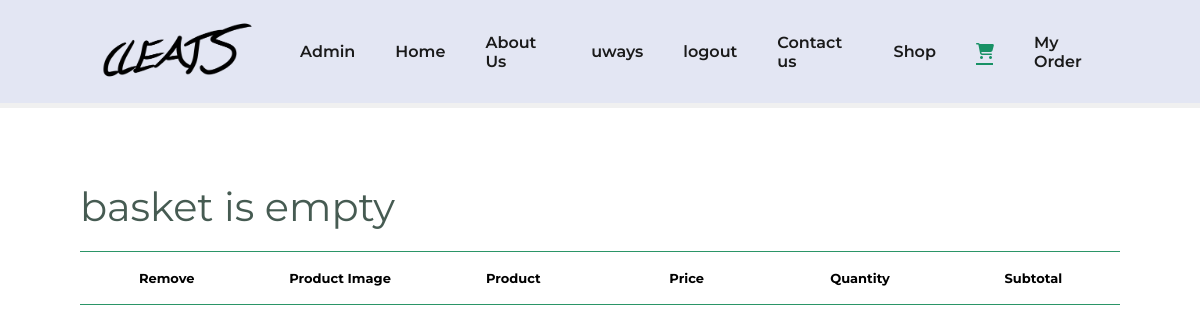
/store/cart (signed in), run on an earlier commit of the app's database.
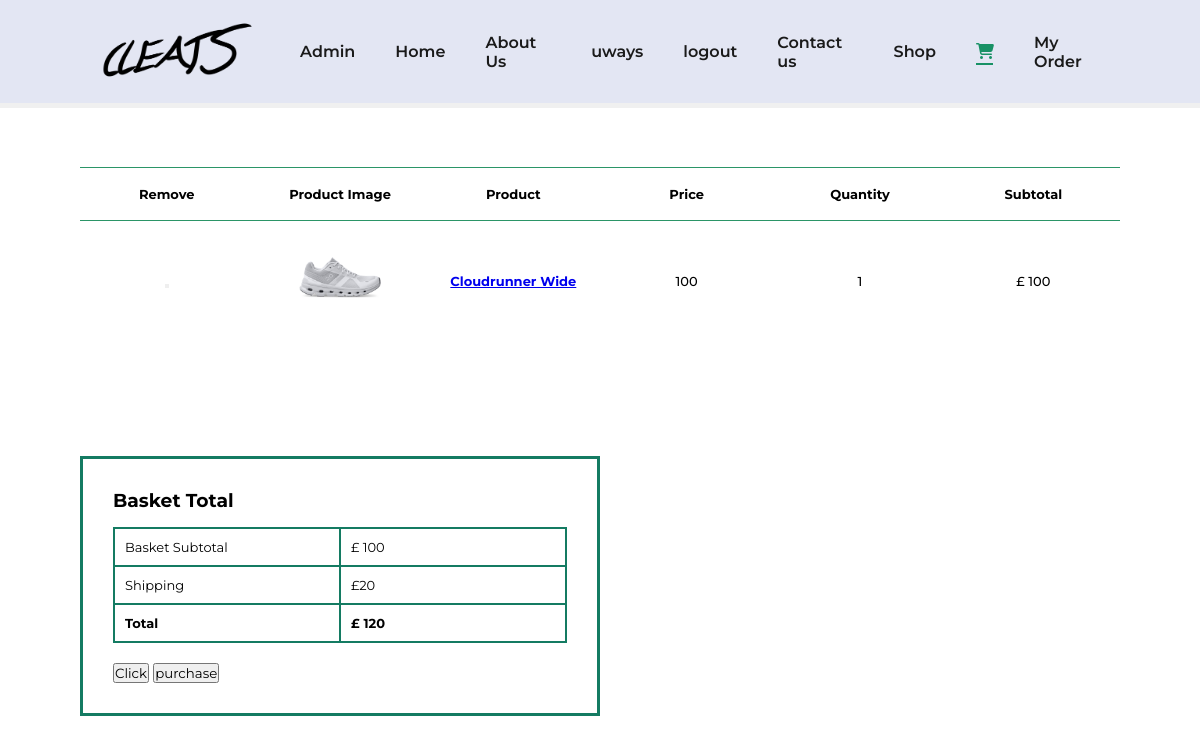
And on a later commit of the database.
### store/models.py (models this page shows)
class BasketItem(models.Model):
    basket =  models.ForeignKey(Basket, on_delete=models.CASCADE, related_name='basket')
    name = models.TextField(max_length=1500, verbose_name='basket_name')
    added = models.DateTimeField(auto_now_add=True)
    user = models.ForeignKey(settings.AUTH_USER_MODEL, on_delete=models.CASCADE)
    price = models.IntegerField(default=0)
    size = models.IntegerField(default=0)
    quantity = models.IntegerField(blank=True, default=1)
    picture = models.ImageField(upload_to=image_directory_path, blank=True, null=True,)
    id = models.UUIDField(primary_key=True, default=uuid.uuid4, editable=False)

### store/views.py (the view)
# urls.py: path('cart', Basket_view, name='basket'),
@login_required
def Basket_view(request):
    context ={}
    user = request.user
    basket, created = Basket.objects.get_or_create(user=user)
    try:
        basket_items = BasketItem.objects.filter(basket=basket)
        page = request.GET.get('page', 1)
        basket_paginator = Paginator(basket_items, 10)
        basket_items = basket_paginator.page(page)
        total_price = 0
        for each in basket_items:
            total_price = total_price + (each.price*each.quantity)
        context['item'] = basket_items
        context['total_price'] = total_price
    except BasketItem.DoesNotExist:
        pass
    template = loader.get_template('basket.html')
    return HttpResponse(template.render(context, request))

### shop/templates/basket.html (shortened to what this page needs)
{%load static %}
<!DOCTYPE html>
<html>
<head>
    <link rel="stylesheet" href="style.css">
</head>
<section id="header">
    <a href="#"><img src="{% static 'img/Cleats1.png' %}" width="200" height="auto" class="logo" alt=""></a>    <div>
        <ul id="navbar">
            {% if user.is_staff %}
            <li><a href="{% url 'admin' %}">Admin</a></li>
            {% endif %}
            <li><a  href="{% url 'index' %}">Home</a></li>
            <li><a href="{% url 'aboutus' %}">About Us</a></li>
            {% if user.is_authenticated %}
            <li><a>{{ request.user.username }}</a></li>
            <li><a href="{% url 'logout' %}">logout</a></li>
            {% else %}
            <li><a href="{% url 'login' %}">Login/Sign-Up</a></li>
            {% endif %}
            <li><a href="{% url 'contact' %}">Contact us</a></li>
            <li><a href="{% url 'store' %}">Shop</a></li>
            {% if user.is_authenticated %}
            <li><a class="active" href="{% url 'basket' %}"><i class="fas fa-shopping-cart"></i></a></li>
            {% else %}
            <li><a href="{% url 'login' %}"><i class="fas fa-shopping-cart"></i></a></li>
            {% endif %}
            {% if user.is_authenticated %}
            <li><a href="{% url 'purchase_history' %}">My Order</a></li>
            {% else %}
            <li><a href="{% url 'login' %}">My Orders</a></li>
            {% endif %}
        </ul>
    </div>
</section>
    <section id="basket" class="section-p1">
        <table width="100%">
            <thead>
                <tr>
                    <td>Remove</td>
                    <td>Product Image</td>
                    <td>Product</td>
                    <td>Price</td>
                    <td>Quantity</td>
                    <td>Subtotal</td>
                </tr>
            </thead>
            <tbody>
                {% if item %}
                {% for items in item %}
                <tr>
                    <td>
                        <i class="uil uil-times-circle"><button id="remove_btn" ></i></a></td>
                    <td><a href="{% url 'item_details'  items.name %}"><img src="{{items.picture}}" a></td>
                    <td>      <a href="{% url 'item_details'  items.name %}"><strong>{{ items.name }}</strong></td>
                    <td>{{items.price}}</td>
                    <td>{{items.quantity}}</td>
                    <td>£ {% widthratio items.price 1 items.quantity %}</td>
                </tr>
                {% endfor %}
            </tbody>
        </table>
    </section>
    <section id="basketprice" class="section-p1">
        <div id="subtotal">
            <h3>Basket Total</h3>
            <table>
                <tr>
                    <td>Basket Subtotal</td>
                    <td> £ {{total_price}}</td>
                </tr>
                <tr>
                    <td>Shipping</td>
                    <td>£20</td>
                </tr>
                <tr>
                    <td><strong>Total</strong></td>
                    <td><strong>£ {{ total_price |add:"20" }}</strong></strong></td>
                </tr>
            </table>
            <form action="{% url 'purchase' %}" method="POST">{% csrf_token %}
                <input id="purchase" type="submit" value="Click" />
                <button id="purchase_btn" name="buttonbase" >purchase</button>
                {% else %}
            <p>basket is empty</p>
          {% endif %}
        </div>
    </section>
</body>
</html>

### shop/static/css/style.css (style rules this page uses)
* { margin: 0; padding: 0; box-sizing: border-box; font-family: 'Montserrat', sans-serif; }
.section-p1 { padding: 40px 80px; }
#header { display: flex; align-items: center; justify-content: space-between; padding: 20px 80px; background: #e3e6f3; box-shadow: 0 5px rgba(0, 0, 0, 0.06); z-index: 999; position: sticky; top: 0; left: 0; margin: 0 0 24px 0; }
#navbar { display: flex; align-items: center; justify-content: center; }
#navbar li { list-style: none; padding: 0% 20px; position: relative; }
#navbar li a { text-decoration: none; font-size: 16px; font-weight: 600; color: #1a1a1a; transition: 0.3s ease; }
#navbar li a:hover, #navbar li a.active { color: #189165; }
#navbar li a.active::after, #navbar li a:hover::after { content: ""; width: 30%; height: 2px; background: #189165; position: absolute; bottom: -4px; left: 20px; }

### shop/templates/basket.html (style rules this page uses)
* { margin: 0; padding: 0; box-sizing: border-box; font-family: 'Montserrat', sans-serif; }
.section-p1 { padding: 40px 80px; }
#header { display: flex; align-items: center; justify-content: space-between; padding: 20px 80px; background: #e3e6f3; box-shadow: 0 5px rgba(0, 0, 0, 0.06); z-index: 999; position: sticky; top: 0; left: 0; }
#navbar { display: flex; align-items: center; justify-content: center; }
#navbar li { list-style: none; padding: 0% 20px; position: relative; }
#navbar li a { text-decoration: none; font-size: 16px; font-weight: 600; color: #1a1a1a; transition: 0.3s ease; }
#navbar li a:hover, #navbar li a.active { color: #189165; }
#navbar li a.active::after, #navbar li a:hover::after { content: ""; width: 30%; height: 2px; background: #189165; position: absolute; bottom: -4px; left: 20px; }
#basket table { width: 100%; border-collapse: collapse; table-layout: fixed; white-space: nowrap; }
#basket table td:nth-child(1), #basket table td:nth-child(2), #basket table td:nth-child(3), #basket table td:nth-child(4), #basket table td:nth-child(5), #basket table td:nth-child(6), #orders-page table td:nth-child(1), #orders-page table td:nth-child(2), #orders-page table td:nth-child(3), #orders-page table td:nth-child(4), #orders-page table td:nth-child(5), #orders-page table td:nth-child(6) { width: 150px; text-align: center; }
#basket table thead { border: 1px solid #2b9567; border-left: none; border-right: none; }
#basket table thead td { font-weight: 700; font-size: 13px; padding: 18px 0; }
#basket table tbody tr td { font-weight: 500; font-size: 13px; padding-top: 15px; }
#basket table img { width: 50%; height: 50%; }
#subtotal { width: 50%; margin-bottom: 30px; border: 3px solid #147b62; padding: 30px; }
#subtotal table { border-collapse: collapse; width: 100%; margin-bottom: 20px; }
#subtotal table td { width: 50%; border: 2px solid #147b62; padding: 10px; font-size: 13px; }
#subtotal h3 { padding-bottom: 15px; }
#basketprice { margin-top: 50px; margin-bottom: 100px; }

What changed in the data, as far as the page shows it:
added BasketItem: picture (picture), name "Cloudrunner Wide", price "100", quantity "1", price+quantity "100"
Also different on the page:
{{ total_price }}: (not shown) → "100"
{{ total_price |add:"20" }}: (not shown) → "120"
form field value: (not shown) → "Click"
text no longer shown: "basket is empty"
text now shown: "Basket Total Basket Subtotal £ Shipping £20 Total £ purchase"
